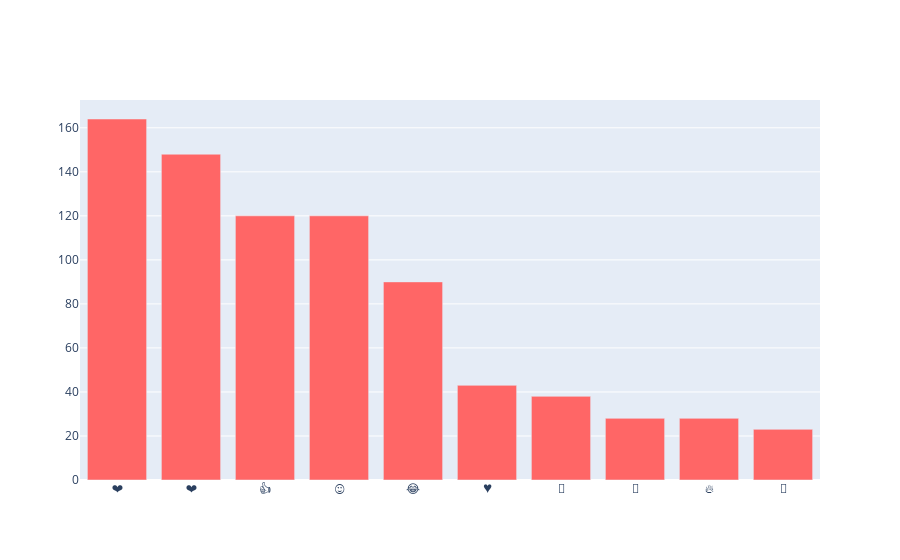

Notebook code for this chart:
### Code cell
# Grafiği görüntüleme
iplot([chart])

### Figure 1 — Plotly figure (JSON) as saved in the notebook; plotly's stock layout.template omitted (floating-point values rounded to 4 significant figures)
{"data": [{"marker": {"color": "rgb(255, 102, 102)"}, "type": "bar", "x": ["❤️", "❤", "👍", "😍", "😂", "♥", "💖", "💜", "🔥", "🐍"], "y": [164, 148, 120, 120, 90, 43, 38, 28, 28, 23]}], "layout": {"autosize": true, "xaxis": {"autorange": true, "range": [-0.5, 9.5], "type": "category"}, "yaxis": {"autorange": true, "range": [0, 172.6], "type": "linear"}}}
